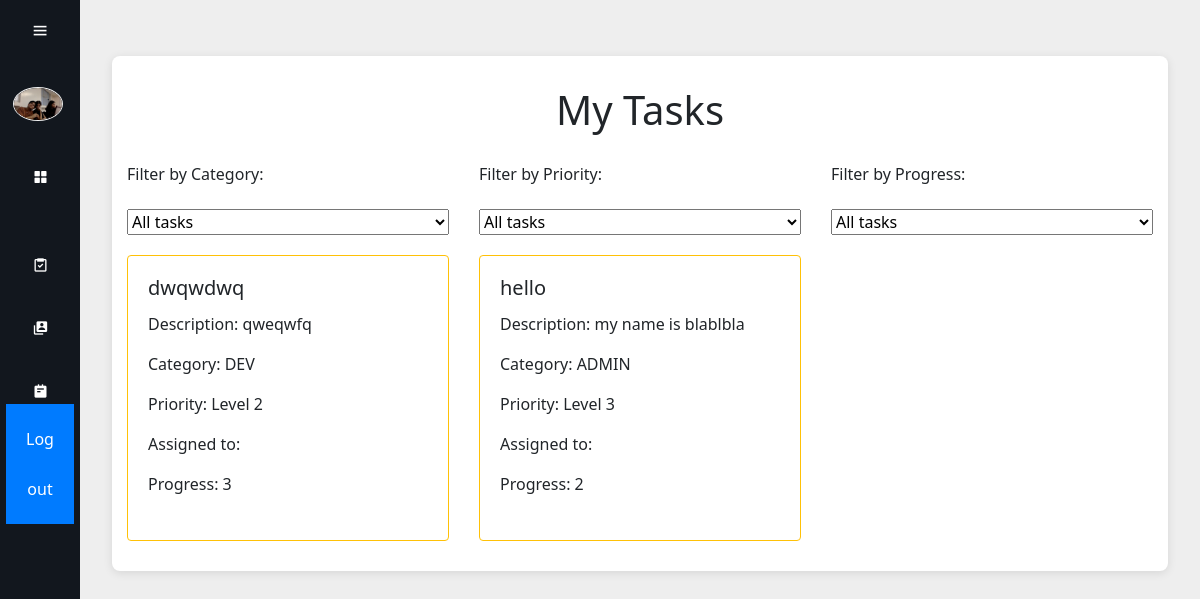
Page /mis-tareas/ (signed in) on the earlier database version.
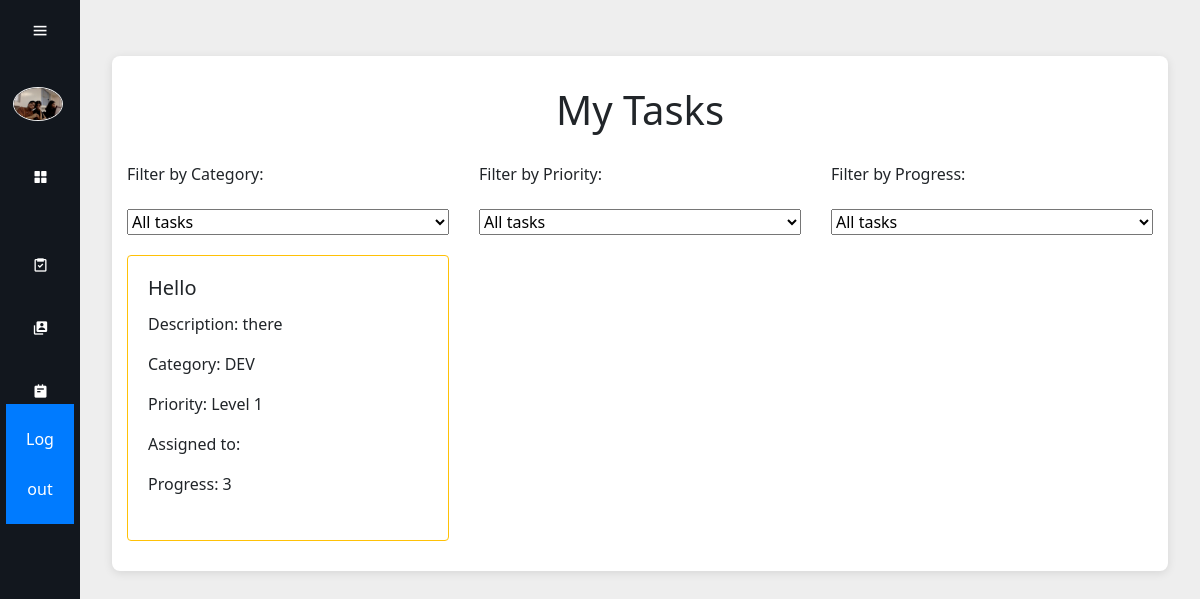
Same page on the later database version.
### tasks/models.py (models this page shows, shortened)
class Tasks(models.Model):
    class Urgency (models.IntegerChoices):
        LV1 = 1, "Level 1"
        LV2 = 2, "Level 2"
        LV3 = 3, "Level 3"
        LV4 = 4, "Level 4"
        LV5 = 5, "Level 5"
    class Completion (models.IntegerChoices):
        Completed = 1, "Completed"
        Incomplete = 2, "Incomplete"
        NotStarted = 3, "Not started"
    Categories = {
        ("TECH", "Technological"),
        ("ADMIN", "Administrative"),
        ("DEV", "Development"),
        ("TEAM", "WorkMate Internal"),
        ("OTHER", "Other")
    }
    title = models.TextField(max_length = 300, blank=False)
    description = models.TextField(max_length = 600, blank=False)
    datelimit = models.DateTimeField()
    category = models.CharField(max_length = 20,choices=Categories)
    priority = models.IntegerField(default=Urgency.LV1, choices=Urgency, blank=False)
    notes = models.TextField(max_length = 300, blank=True)
    user = models.ForeignKey(workmateUser, on_delete=models.CASCADE)
    progress = models.IntegerField(default=Completion.NotStarted, choices=Completion, blank=False)

### base/views.py (the view)
# urls.py: path("mis-tareas/", views.mis_tareas, name="mis-tareas"),
@login_required
def mis_tareas(request):
    filter_category = request.GET.get('category', '')
    filter_priority = request.GET.get('priority', '')
    filter_progress = request.GET.get('progress', '')
    categories = [choice[0] for choice in Tasks.Categories]
    priorities = Tasks.Urgency.choices
    progressing = Tasks.Completion.choices
    mytasks = Tasks.objects.filter(user=request.user)
    if filter_category and filter_category != '':
        mytasks = mytasks.filter(category=filter_category)
    if filter_priority and filter_priority != '':
        mytasks = mytasks.filter(priority=filter_priority)
    if filter_progress and filter_progress != '':
        mytasks = mytasks.filter(progress=filter_progress)
    return render(request, "mis-tareas.html", {
        'mytasks': mytasks,
        'categories': categories,
        'priorities': priorities,
        'progressing': progressing,
        'filter_category': filter_category,
        'filter_priority': filter_priority,
        'filter_progress': filter_progress
    })

### base/templates/mis-tareas.html (shortened to what this page needs)
{% load static %}
<html lang="en">
<head>
  <link rel="stylesheet" href="{% static 'css/dashboard.css' %}">
  <link href="https://unpkg.com/boxicons@2.1.4/css/boxicons.min.css" rel="stylesheet">
  <link href="https://stackpath.bootstrapcdn.com/bootstrap/4.5.2/css/bootstrap.min.css" rel="stylesheet">
</head>
<body>
  <div class="sidebar">
    <div class="top">
      <i class="bx bx-menu" id="btn"></i>
    </div>
    <div class="user">
      <img src="{% static "user-img.jpg" %}" alt="me" class="user-img">
      <div>
      </div>
    </div>
    <ul>
      <li>
        <a href="/">
          <i class="bx bxs-grid-alt"></i>
        </a>
      </li>
      {% if perms.tasks.view_task %}
      <li>
        <a href="/gestion-tareas/">
          <i class="bx bx-task"></i>
        </a>
      </li>
      {% endif %}
      {% if perms.user.edit_user %}
      <li>
        <a href="/gestion-usuarios/">
          <i class="bx bxs-user-account"></i>
        </a>
      </li>
      {% endif %}
      <li>
        <a href="/mis-tareas/">
          <i class="bx bxs-notepad"></i>
        </a>
      </li>
      <li>
        <form method="POST" action="{% url 'base:logout' %}" class="logout-form">
          <button type="submit" aria-label="Logout">Log out</button>
        </form>
      </li>
    </ul>
  </div>
  <div class="main-content">
    <div class="container mt-4">
        <h1>My Tasks</h1>
        <div class="row">
          <form method="get" class="col-md-4">
            <label for="category" class="form-label">Filter by Category:</label>
            <select id="category" name="category" class="form-select" onchange="this.form.submit()">
                <option value="" {% if not filter_category %}selected{% endif %}>All tasks</option>
            </select>
          </form>
          <form method="get" class="col-md-4">
              <label for="priority" class="form-label">Filter by Priority:</label>
              <select id="priority" name="priority" class="form-select" onchange="this.form.submit()">
                  <option value="" {% if not filter_priority %}selected{% endif %}>All tasks</option>
              </select>
          </form>
           <form method="get" class="col-md-4">
              <label for="progress" class="form-label">Filter by Progress:</label>
              <select id="progress" name="progress" class="form-select" onchange="this.form.submit()">
                  <option value="" {% if not filter_progress %}selected{% endif %}>All tasks</option>
              </select>
          </form>
        </div>
        <div class="row">
            {% for mytask in mytasks %}
                <div class="col-md-4 mb-4">
                    <div class="card border-warning h-100">
                        <div class="card-body">
                            <h5 class="card-title">{{ mytask.title }}</h5>
                            <p class="card-text">Description: {{ mytask.description }}</p>
                            <p class="card-text">Category: {{ mytask.category }}</p>
                            <p class="card-text">Priority: Level {{ mytask.priority }}</p>
                            <p class="card-text">Assigned to: {{ mytask.user.first_name }} {{ mytask.user.last_name }}</p>
                            <p class="card-text">Progress: {{ mytask.progress }}</p>
                        </div>
                    </div>
                </div>
            {% empty %}
                <div class="col-12">
                    <p>No tasks assigned at the moment.</p>
                </div>
            {% endfor %}
        </div>
    </div>
</div>
</body>
</html>

Differences in the rows shown:
removed Tasks: title "hello", description "my name is blablbla", category "ADMIN", priority "3", progress "2"
changed Tasks "DEV": title "dwqwdwq" → "Hello"; description "qweqwfq" → "there"; priority "2" → "1"
